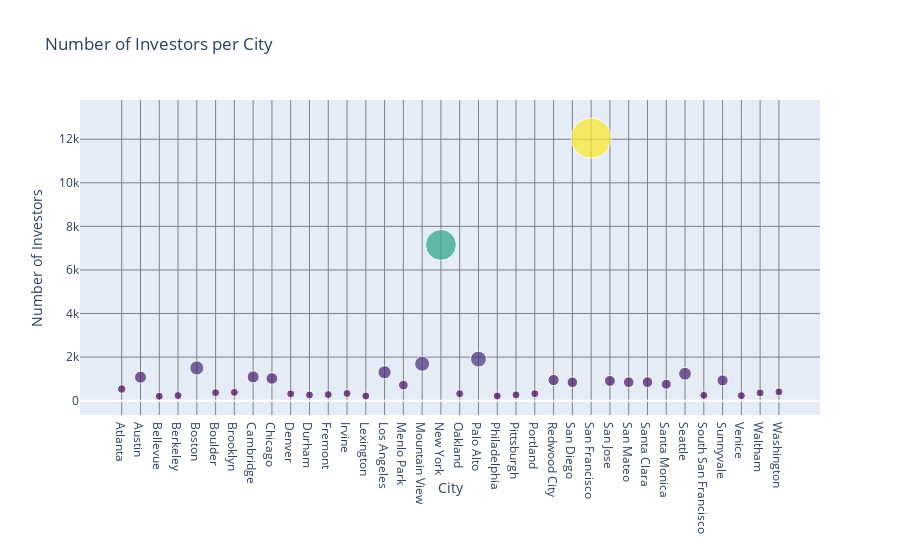

The notebook cell this image was saved under:
### Code cell
#set axis
x_axis = inv_and_funds_by_city["city"]
investors_y = inv_and_funds_by_city["Number_of_Investors"]
funding_y = inv_and_funds_by_city["funding_total_usd"]
#create plot
size = funding_y
fig = go.Figure(data=[go.Scatter(
    x=x_axis,
    y=investors_y,
    mode='markers',
    marker=dict(
        size=size,
        sizemode='area',
        sizeref=2.*max(size)/(40.**2),
        sizemin=4,
        color=funding_y,
        colorscale='Viridis'

    )
)])
fig.update_layout(
    title='Number of Investors per City',
    xaxis=dict(
        title='City',
        gridcolor='grey',
        gridwidth=1
    ),
    yaxis=dict(
        title='Number of Investors',
        gridcolor='grey',
        gridwidth=1,
    )
)
fig.show()

### Figure 1 — Plotly figure (JSON) as saved in the notebook; plotly's stock layout.template omitted (floating-point values rounded to 4 significant figures)
{"data": [{"marker": {"color": [535, 1080, 203, 235, 1503, 369, 381, 1092, 1020, 313, 265, 280, 331, 217, 1304, 714, 1692, 7149, 322, 1909, 215, 268, 322, 945, 843, 12052, 906, 849, 851, 756, 1236, 245, 929, 232, 358, 404], "colorscale": [[0, "#440154"], [0.1111, "#482878"], [0.2222, "#3e4989"], [0.3333, "#31688e"], [0.4444, "#26828e"], [0.5556, "#1f9e89"], [0.6667, "#35b779"], [0.7778, "#6ece58"], [0.8889, "#b5de2b"], [1, "#fde725"]], "size": [535, 1080, 203, 235, 1503, 369, 381, 1092, 1020, 313, 265, 280, 331, 217, 1304, 714, 1692, 7149, 322, 1909, 215, 268, 322, 945, 843, 12052, 906, 849, 851, 756, 1236, 245, 929, 232, 358, 404], "sizemin": 4, "sizemode": "area", "sizeref": 15.06}, "mode": "markers", "type": "scatter", "x": ["Atlanta", "Austin", "Bellevue", "Berkeley", "Boston", "Boulder", "Brooklyn", "Cambridge", "Chicago", "Denver", "Durham", "Fremont", "Irvine", "Lexington", "Los Angeles", "Menlo Park", "Mountain View", "New York", "Oakland", "Palo Alto", "Philadelphia", "Pittsburgh", "Portland", "Redwood City", "San Diego", "San Francisco", "San Jose", "San Mateo", "Santa Clara", "Santa Monica", "Seattle", "South San Francisco", "Sunnyvale", "Venice", "Waltham", "Washington"], "y": [535, 1080, 203, 235, 1503, 369, 381, 1092, 1020, 313, 265, 280, 331, 217, 1304, 714, 1692, 7149, 322, 1909, 215, 268, 322, 945, 843, 12052, 906, 849, 851, 756, 1236, 245, 929, 232, 358, 404]}], "layout": {"title": {"text": "Number of Investors per City"}, "xaxis": {"gridcolor": "grey", "gridwidth": 1, "title": {"text": "City"}}, "yaxis": {"gridcolor": "grey", "gridwidth": 1, "title": {"text": "Number of Investors"}}}}
